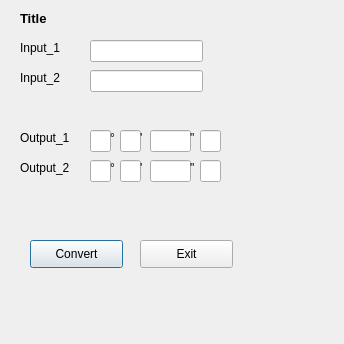
<?xml version="1.0" encoding="UTF-8"?>
<ui version="4.0">
 <class>dlg_DMS_float</class>
 <widget class="QDialog" name="dlg_DMS_float">
  <property name="geometry">
   <rect>
    <x>0</x>
    <y>0</y>
    <width>344</width>
    <height>344</height>
   </rect>
  </property>
  <property name="windowTitle">
   <string>Convert</string>
  </property>
  <widget class="QLineEdit" name="lineEditOutput_1">
   <property name="geometry">
    <rect>
     <x>90</x>
     <y>130</y>
     <width>21</width>
     <height>22</height>
    </rect>
   </property>
   <property name="text">
    <string/>
   </property>
   <property name="readOnly">
    <bool>true</bool>
   </property>
  </widget>
  <widget class="QLabel" name="TitleText">
   <property name="geometry">
    <rect>
     <x>20</x>
     <y>10</y>
     <width>191</width>
     <height>16</height>
    </rect>
   </property>
   <property name="font">
    <font>
     <pointsize>10</pointsize>
     <weight>75</weight>
     <bold>true</bold>
    </font>
   </property>
   <property name="text">
    <string>Title</string>
   </property>
  </widget>
  <widget class="QLabel" name="TextInput_2">
   <property name="geometry">
    <rect>
     <x>20</x>
     <y>70</y>
     <width>55</width>
     <height>16</height>
    </rect>
   </property>
   <property name="text">
    <string>Input_2</string>
   </property>
  </widget>
  <widget class="QPushButton" name="pb_convert">
   <property name="geometry">
    <rect>
     <x>30</x>
     <y>240</y>
     <width>93</width>
     <height>28</height>
    </rect>
   </property>
   <property name="text">
    <string>Convert</string>
   </property>
  </widget>
  <widget class="QLabel" name="TextInput_1">
   <property name="geometry">
    <rect>
     <x>20</x>
     <y>40</y>
     <width>55</width>
     <height>16</height>
    </rect>
   </property>
   <property name="text">
    <string>Input_1</string>
   </property>
  </widget>
  <widget class="QLineEdit" name="lineEditInput_1">
   <property name="geometry">
    <rect>
     <x>90</x>
     <y>40</y>
     <width>113</width>
     <height>22</height>
    </rect>
   </property>
   <property name="text">
    <string/>
   </property>
   <property name="readOnly">
    <bool>false</bool>
   </property>
  </widget>
  <widget class="QLineEdit" name="lineEditInput_2">
   <property name="geometry">
    <rect>
     <x>90</x>
     <y>70</y>
     <width>113</width>
     <height>22</height>
    </rect>
   </property>
   <property name="text">
    <string/>
   </property>
   <property name="readOnly">
    <bool>false</bool>
   </property>
  </widget>
  <widget class="QLabel" name="TextOutput_2">
   <property name="geometry">
    <rect>
     <x>20</x>
     <y>160</y>
     <width>55</width>
     <height>16</height>
    </rect>
   </property>
   <property name="text">
    <string>Output_2</string>
   </property>
  </widget>
  <widget class="QLabel" name="TextOutput_1">
   <property name="geometry">
    <rect>
     <x>20</x>
     <y>130</y>
     <width>55</width>
     <height>16</height>
    </rect>
   </property>
   <property name="text">
    <string>Output_1</string>
   </property>
  </widget>
  <widget class="QPushButton" name="pb_exit">
   <property name="geometry">
    <rect>
     <x>140</x>
     <y>240</y>
     <width>93</width>
     <height>28</height>
    </rect>
   </property>
   <property name="text">
    <string>Exit</string>
   </property>
  </widget>
  <widget class="QLineEdit" name="lineEditOutput_2">
   <property name="geometry">
    <rect>
     <x>120</x>
     <y>130</y>
     <width>21</width>
     <height>22</height>
    </rect>
   </property>
   <property name="text">
    <string/>
   </property>
   <property name="readOnly">
    <bool>true</bool>
   </property>
  </widget>
  <widget class="QLineEdit" name="lineEditOutput_3">
   <property name="geometry">
    <rect>
     <x>150</x>
     <y>130</y>
     <width>41</width>
     <height>22</height>
    </rect>
   </property>
   <property name="text">
    <string/>
   </property>
   <property name="readOnly">
    <bool>true</bool>
   </property>
  </widget>
  <widget class="QLineEdit" name="lineEditOutput_7">
   <property name="geometry">
    <rect>
     <x>150</x>
     <y>160</y>
     <width>41</width>
     <height>22</height>
    </rect>
   </property>
   <property name="text">
    <string/>
   </property>
   <property name="readOnly">
    <bool>true</bool>
   </property>
  </widget>
  <widget class="QLineEdit" name="lineEditOutput_5">
   <property name="geometry">
    <rect>
     <x>90</x>
     <y>160</y>
     <width>21</width>
     <height>22</height>
    </rect>
   </property>
   <property name="text">
    <string/>
   </property>
   <property name="readOnly">
    <bool>true</bool>
   </property>
  </widget>
  <widget class="QLineEdit" name="lineEditOutput_6">
   <property name="geometry">
    <rect>
     <x>120</x>
     <y>160</y>
     <width>21</width>
     <height>22</height>
    </rect>
   </property>
   <property name="text">
    <string/>
   </property>
   <property name="readOnly">
    <bool>true</bool>
   </property>
  </widget>
  <widget class="QLineEdit" name="lineEditOutput_4">
   <property name="geometry">
    <rect>
     <x>200</x>
     <y>130</y>
     <width>21</width>
     <height>22</height>
    </rect>
   </property>
   <property name="readOnly">
    <bool>true</bool>
   </property>
  </widget>
  <widget class="QLineEdit" name="lineEditOutput_8">
   <property name="geometry">
    <rect>
     <x>200</x>
     <y>160</y>
     <width>21</width>
     <height>22</height>
    </rect>
   </property>
   <property name="readOnly">
    <bool>true</bool>
   </property>
  </widget>
  <widget class="QLabel" name="DMSLabel1">
   <property name="geometry">
    <rect>
     <x>110</x>
     <y>130</y>
     <width>16</width>
     <height>16</height>
    </rect>
   </property>
   <property name="text">
    <string>°</string>
   </property>
  </widget>
  <widget class="QLabel" name="DMSLabel1_2">
   <property name="geometry">
    <rect>
     <x>110</x>
     <y>160</y>
     <width>16</width>
     <height>16</height>
    </rect>
   </property>
   <property name="text">
    <string>°</string>
   </property>
  </widget>
  <widget class="QLabel" name="DMSLabel1_7">
   <property name="geometry">
    <rect>
     <x>140</x>
     <y>130</y>
     <width>16</width>
     <height>16</height>
    </rect>
   </property>
   <property name="text">
    <string>'</string>
   </property>
  </widget>
  <widget class="QLabel" name="DMSLabel1_8">
   <property name="geometry">
    <rect>
     <x>140</x>
     <y>160</y>
     <width>16</width>
     <height>16</height>
    </rect>
   </property>
   <property name="text">
    <string>'</string>
   </property>
  </widget>
  <widget class="QLabel" name="DMSLabel1_9">
   <property name="geometry">
    <rect>
     <x>190</x>
     <y>130</y>
     <width>16</width>
     <height>16</height>
    </rect>
   </property>
   <property name="text">
    <string>&quot;</string>
   </property>
  </widget>
  <widget class="QLabel" name="DMSLabel1_10">
   <property name="geometry">
    <rect>
     <x>190</x>
     <y>160</y>
     <width>16</width>
     <height>16</height>
    </rect>
   </property>
   <property name="text">
    <string>&quot;</string>
   </property>
  </widget>
 </widget>
 <tabstops>
  <tabstop>lineEditInput_1</tabstop>
  <tabstop>lineEditInput_2</tabstop>
  <tabstop>pb_convert</tabstop>
  <tabstop>pb_exit</tabstop>
  <tabstop>lineEditOutput_1</tabstop>
  <tabstop>lineEditOutput_2</tabstop>
  <tabstop>lineEditOutput_3</tabstop>
  <tabstop>lineEditOutput_4</tabstop>
  <tabstop>lineEditOutput_5</tabstop>
  <tabstop>lineEditOutput_6</tabstop>
  <tabstop>lineEditOutput_7</tabstop>
  <tabstop>lineEditOutput_8</tabstop>
 </tabstops>
 <resources/>
 <connections/>
</ui>
